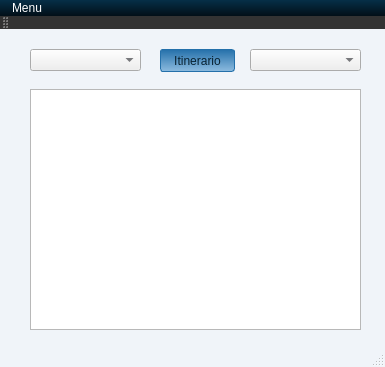
<?xml version="1.0" encoding="UTF-8"?>
<ui version="4.0">
 <class>MainWindow</class>
 <widget class="QMainWindow" name="MainWindow">
  <property name="geometry">
   <rect>
    <x>0</x>
    <y>0</y>
    <width>385</width>
    <height>367</height>
   </rect>
  </property>
  <property name="windowTitle">
   <string>MainWindow</string>
  </property>
  <property name="styleSheet">
   <string notr="true">/*

 * Macmur Theme for Mumble
 * Version 1.2
 * For updates check samfielding.net/macmur

*/

* {
  selection-background-color: #a6cafe;
  selection-color: white;
  color: #2C2F33;
  font-family: &quot;Helvetica Neue&quot;, Times, serif;
}

QTreeView {
  background-color: #F0F1F5;
  color: #4D4D4D;
  selection-background-color: #2770F6;
  selection-color: #ffffff;
  border: 0px;
  font-family: &quot;Helvetica Neue&quot;, Times, serif;
  opacity: 0.4;
}

QToolTip {
	background: #EAEAEA;
	color: #111111;
}


QMainWindow#MainWindow {
	background: #F0F4F9;
}

QMenuBar {
	background: #F0F4F9;
}


QTextBrowser {
  background-color: #ffffff;
  border: 0px solid;
  color: #4D4D4D;
  padding: 0px;
  font-family: &quot;Helvetica Neue&quot;, Helvetica, serif;
}

a {
  color: #0D6EFF;
  text-decoration: none;
}

#qdwChat QTextEdit {
  color: #000000;
  font-size: 12px;
  background-color: #ffffff;
  font-style: bold;
  font-family: &quot;Helvetica Neue&quot;, Times, serif;
}
QToolBar::separator {
  background: #868686;
  height: 1px;
  margin-left: -0px;
  margin-right: -0px;
  width: 1px;
  padding: -100px;
}

QToolBar {
  display: none;
  }


QToolButton {
  padding-right: 10px;
  height: 13px;
  width: 13px;	
  margin: 0px;
  border: 0px; 
}

QToolButton:pressed {
  padding-right: 10px;
  height: 13px;
  width: 13px;	
  margin: 0px;
  border: 0px; 
}

QToolButton:on {
  padding-right: 10px;
  height: 13px;
  width: 13px;	
  margin: 0px;
  border: 0px; 
}

.log-time {
  color: #828C9F;
}

.log-channel {
  color: #2C2F33;
  font-weight:bold;
}

.log-server {
  color: #2C2F33;
  font-weight:bold;
}

.log-source {
  color: #2C2F33;
  font-weight:bold;
}

.log-target {
  color: #2C2F33;
  font-weight:bold;
}

QPushButton {
	background: qlineargradient(x1:0, y1:0, x2:0, y2:1, stop: 0 #2470aa, stop: 1 #8dbbdf);
	border: 1px solid #2470aa;
	border-radius: 3px;
	padding: 3px 5px;
	color: #082232;
}

QCheckBox, QLabel {
	color: #082232;
}

QToolBar {
	border: 0px;
	background: #333;
}

QToolBar::separator {
	background: #092435;
	width: 0px;
}

QToolBar::handle {
	image: url(skin:toolbar-handle.png);
	width: 10px;
}

#qtIconToolbar {
	background: #020f17 url(skin:logo.png) no-repeat center right;	
}

QMenuBar {
	background-color: qlineargradient(x1:0, y1:0, x2:0, y2:1, stop:0 #062f48, stop:1 #020f17);
}

QMenuBar::item {
	spacing: 3px; 
	padding: 1px 6px;
	background: transparent;
	color: #fff;
}

QMenu::item:disabled {
	color: #777;
}

QMenuBar::item:selected, QMenuBar::item:hover { 
	background: #144562;
}

QMenu {
	background: #144562;
	border-top: 0px;
	border-left: 1px solid qlineargradient(x1:0, y1:0, x2:0, y2:1, stop: 0 transparent, stop: 1 #8dbbdf);
	border-bottom: 1px solid #8dbbdf;
	border-right: 1px solid qlineargradient(x1:0, y1:0, x2:0, y2:1, stop: 0 transparent, stop: 1 #8dbbdf);
}

QMenu::item {
	color: #fff;
}

QMenu::item:selected {
	background: #205474;
}

QTabWidget::pane { 
	border-radius: 0px;
	background: url(skin:white-20.png);
	margin: 0px 10px 10px 7px;
	border-bottom: 1px solid #8dbbdf;
	border-left: 1px solid qlineargradient(x1:0, y1:0, x2:0, y2:1, stop: 0 transparent, stop: 1 #8dbbdf);
	border-bottom: 1px solid #8dbbdf;
	border-right: 1px solid qlineargradient(x1:0, y1:0, x2:0, y2:1, stop: 0 transparent, stop: 1 #8dbbdf);
}

QTabWidget::tab-bar {
	left: 6px;
}

QTabWidget QPushButton {
	margin: 0 1px;
}

QTabBar::tab {
	color: #fff;
	margin-left: 2px;
	background: url(skin:white-20.png);
	border: 0px;
	min-width: 8ex;
	padding: 2px 4px;
}

QTabBar::tab:!selected {
	margin-top: 5px;
}

QCheckBox:disabled {
	color: #19394d;
}

QCheckBox::indicator:checked {
	image: url(skin:check.png);
}

QCheckBox::indicator {
	width: 6px;
	height: 6px;
	padding: 2px;
	border: 2px solid #89b0cf;
	background: url(skin:white-20.png);
	border-radius: 3px;
}

QHeaderView::section {
	background: qlineargradient(x1:0, y1:0, x2:0, y2:1, stop:0 #aceaf5, stop:1 #86cdd9);
	color: #111;
	border-top: 1px solid #1e6e7c;
	border-bottom: 1px solid #1e6e7c;
	border-right: 1px solid #1e6e7c;
	padding: 2px 0 2px 5px;
	color: #134750;
}

QHeaderView::section:first {
	border-left: 1px solid #1e6e7c;
}
</string>
  </property>
  <widget class="QWidget" name="centralWidget">
   <widget class="QTextEdit" name="textEdit">
    <property name="geometry">
     <rect>
      <x>30</x>
      <y>60</y>
      <width>331</width>
      <height>241</height>
     </rect>
    </property>
   </widget>
   <widget class="QComboBox" name="ListaOrigem">
    <property name="geometry">
     <rect>
      <x>30</x>
      <y>20</y>
      <width>111</width>
      <height>22</height>
     </rect>
    </property>
   </widget>
   <widget class="QComboBox" name="ListaDestino">
    <property name="geometry">
     <rect>
      <x>250</x>
      <y>20</y>
      <width>111</width>
      <height>22</height>
     </rect>
    </property>
   </widget>
   <widget class="QPushButton" name="pushButton">
    <property name="geometry">
     <rect>
      <x>160</x>
      <y>20</y>
      <width>75</width>
      <height>23</height>
     </rect>
    </property>
    <property name="text">
     <string>Itinerario</string>
    </property>
   </widget>
  </widget>
  <widget class="QMenuBar" name="menuBar">
   <property name="geometry">
    <rect>
     <x>0</x>
     <y>0</y>
     <width>385</width>
     <height>17</height>
    </rect>
   </property>
   <widget class="QMenu" name="menuMenu">
    <property name="title">
     <string>Menu</string>
    </property>
    <addaction name="actionCarregar"/>
   </widget>
   <addaction name="menuMenu"/>
  </widget>
  <widget class="QToolBar" name="mainToolBar">
   <attribute name="toolBarArea">
    <enum>TopToolBarArea</enum>
   </attribute>
   <attribute name="toolBarBreak">
    <bool>false</bool>
   </attribute>
  </widget>
  <widget class="QStatusBar" name="statusBar"/>
  <action name="actionCarregar">
   <property name="text">
    <string>Carregar</string>
   </property>
  </action>
 </widget>
 <layoutdefault spacing="6" margin="11"/>
 <resources/>
 <connections/>
</ui>
